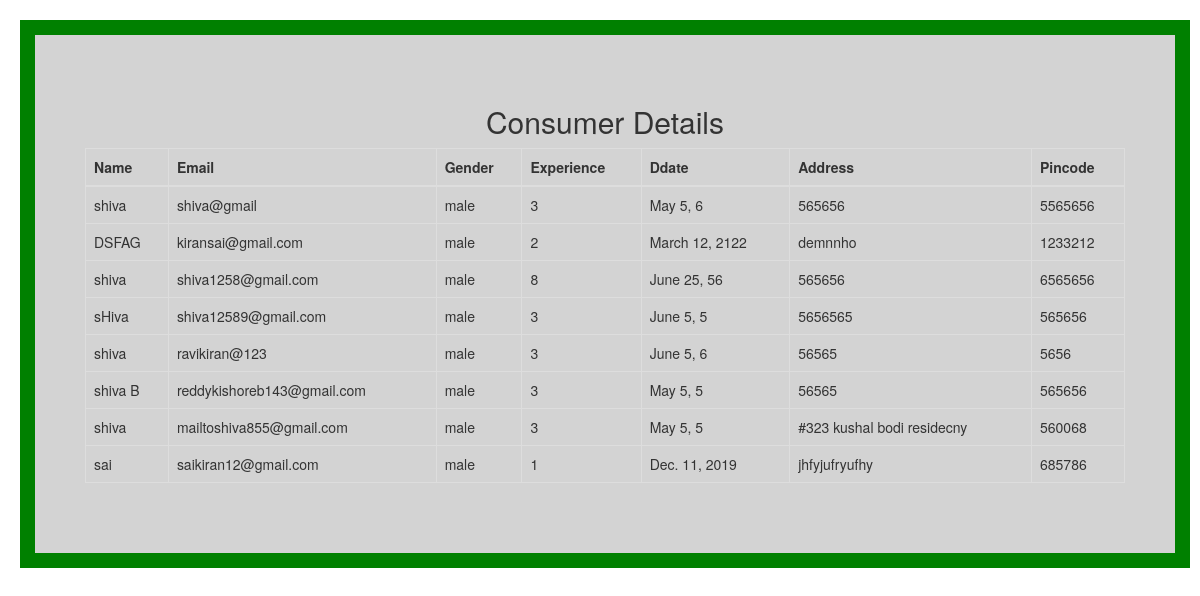
Screenshot of /consumerf with the database file from the repository.
### AgroTech/models.py (models this page shows)
class ConsumerInfo(models.Model):
    Fname = models.CharField(max_length=30)
    Lname = models.CharField(max_length=30)
    Email = models.CharField(max_length=30)
    Gender = models.CharField(max_length=30)
    Qualification = models.IntegerField()
    Ddate = models.DateField(max_length=30)
    IDproof = models.CharField(max_length=30)
    Address = models.CharField(max_length=100)
    Pincode=models.IntegerField(default=None)

### AgroTech/views.py (the view)
# urls.py: path('consumerf',views.fetchconsumer,name='fetchconsumer'),
def fetchconsumer(request):
    AllConsumer=ConsumerInfo.objects.all()
    return render(request,'Consumerfetch.html',{'consumer':AllConsumer})

### Templates/Consumerfetch.html (shortened to what this page needs)
<!DOCTYPE html>
<head>
  <link rel="stylesheet" href="https://maxcdn.bootstrapcdn.com/bootstrap/3.4.0/css/bootstrap.min.css">
  <link rel="stylesheet" href="/static/style/template1.css">
</head>
<body>
<form action="hello" >
  <center>
<div class="container">
  <h2>Consumer Details</h2>
  <div class="table-responsive">
  <table class="table table-bordered">
    <thead >
      <tr>
        <th>Name</th>
        <th>Email</th>
        <th>Gender</th>
        <th>Experience</th>
        <th>Ddate</th>
          <th>Address</th>
        <th>Pincode</th>
      </tr>
    </thead>
    <tbody>
      <tr>
        {% for i in consumer %}
        <td>{{i.Fname}}</td>
        <td>{{i.Email}}</td>
        <td>{{i.Gender}}</td>
        <td>{{i.Qualification}}</td>
        <td>{{i.Ddate}}</td>
        <td>{{i.Address}}</td>
        <td>{{i.Pincode}}</td>
      </tr>
    {% endfor %}
    </tbody>
  </table>
  </div>
</div>
</form>
</body>
</html>

### static/style/template1.css (style rules this page uses)
.container { padding: 50px; margin: 20px; background-color: lightgrey; border: 15px solid green; margin-bottom: 3em; }

### rows the page displays
ConsumerInfo: Fname "shiva", Email "shiva@gmail", Gender "male", Qualification "3", Ddate "May 5, 6", Address "565656", Pincode "5565656"
ConsumerInfo: Fname "DSFAG", Email "kiransai@gmail.com", Gender "male", Qualification "2", Ddate "March 12, 2122", Address "demnnho", Pincode "1233212"
ConsumerInfo: Fname "shiva", Email "shiva1258@gmail.com", Gender "male", Qualification "8", Ddate "June 25, 56", Address "565656", Pincode "6565656"
ConsumerInfo: Fname "sHiva", Email "shiva12589@gmail.com", Gender "male", Qualification "3", Ddate "June 5, 5", Address "5656565", Pincode "565656"
ConsumerInfo: Fname "shiva", Email "ravikiran@123", Gender "male", Qualification "3", Ddate "June 5, 6", Address "56565", Pincode "5656"
ConsumerInfo: Fname "shiva B", Email "reddykishoreb143@gmail.com", Gender "male", Qualification "3", Ddate "May 5, 5", Address "56565", Pincode "565656"
ConsumerInfo: Fname "shiva", Email "mailtoshiva855@gmail.com", Gender "male", Qualification "3", Ddate "May 5, 5", Address "#323 kushal bodi residecny", Pincode "560068"
ConsumerInfo: Fname "sai", Email "saikiran12@gmail.com", Gender "male", Qualification "1", Ddate "Dec. 11, 2019", Address "jhfyjufryufhy", Pincode "685786"
